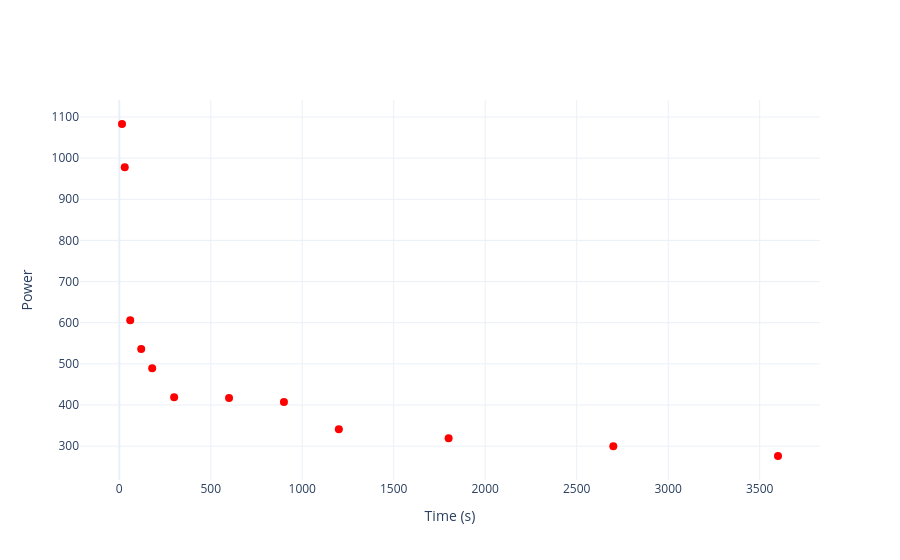

Notebook code for this chart:
### Code cell
import numpy as np
import plotly.graph_objects as go

x_points = np.array([15, 30, 60, 2*60, 3*60, 5*60, 10*60, 15*60, 20*60, 30*60, 45*60, 60*60])
y_points = np.array([1083, 978, 606, 536, 489, 419, 417, 407, 341, 319, 300, 276])

# Distance (on évite 0 pour le log)
distance = np.linspace(0.1, 100, 1000)
power = power_profile_function(distance)

fig = go.Figure()
"""
fig.add_trace(go.Scatter(
    x=distance,
    y=power,
    mode="lines",
    name="Power vs Distance"
))
"""
fig.update_layout(
    xaxis_title="Time (s)",
    yaxis_title="Power",
    #xaxis_type="log",        # Axe logarithmique
    template="plotly_white"
)
fig.add_scatter(x=x_points, y=y_points, mode='markers', name='Data Points', marker=dict(color='red', size=8))

fig.show()

### Figure 1 — Plotly figure (JSON) as saved in the notebook; plotly's stock layout.template omitted (floating-point values rounded to 4 significant figures)
{"data": [{"marker": {"color": "red", "size": 8}, "mode": "markers", "name": "Data Points", "type": "scatter", "x": [15, 30, 60, 120, 180, 300, 600, 900, 1200, 1800, 2700, 3600], "y": [1083, 978, 606, 536, 489, 419, 417, 407, 341, 319, 300, 276]}], "layout": {"xaxis": {"title": {"text": "Time (s)"}}, "yaxis": {"title": {"text": "Power"}}}}
